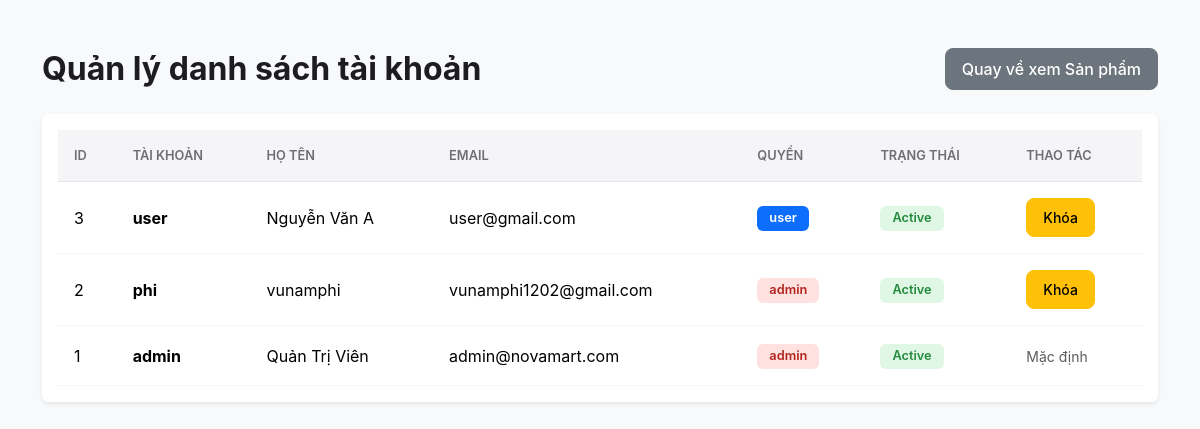
/users-manage.php (signed in), run on the app's committed database.
### tables this page shows
CREATE TABLE `users` (
  `id` int(11) NOT NULL,
  `username` varchar(50) NOT NULL,
  `fullname` varchar(100) NOT NULL,
  `email` varchar(100) NOT NULL,
  `password` varchar(255) NOT NULL,
  `role` varchar(20) NOT NULL DEFAULT 'user',
  `status` tinyint(1) NOT NULL DEFAULT 1,
  `created_at` timestamp NOT NULL DEFAULT current_timestamp()
);

### db_utils.php (called while the page is built, shortened)
<?php
class DB_UTILS {
    public $connection;
    public function __construct()
    {
        $db = new Database();
        $this->connection = $db->getConnection();
    }
    function getAll($sql, $params = []) {
        $conn = $this->connection;
        $stmt = $conn->prepare($sql);
        $stmt->execute($params);
        return $stmt->fetchAll(PDO::FETCH_ASSOC);
    }
}

### users-manage.php (the view, shortened to what this page needs)
<?php
require_once __DIR__ . '/db_utils.php';
$db = new DB_UTILS();
$all_users = $db->getAll("SELECT id, username, fullname, email, role, status, created_at FROM users ORDER BY id DESC");
?>
<!doctype html>
<html lang="vi">
<head>
  <link href="https://cdn.jsdelivr.net/npm/bootstrap@5.3.3/dist/css/bootstrap.min.css" rel="stylesheet">
  <link rel="stylesheet" href="style.css">
</head>
<body class="bg-light">
  <div class="container py-5">
     <div class="d-flex justify-content-between align-items-center mb-4">
         <h2 class="fw-bold m-0">Quản lý danh sách tài khoản</h2>
         <a href="index.php" class="btn btn-secondary">Quay về xem Sản phẩm</a>
     </div>
     <div class="card border-0 shadow-sm p-3">
         <table class="table table-hover align-middle">
             <thead class="table-dark">
                 <tr>
                     <th>ID</th>
                     <th>Tài khoản</th>
                     <th>Họ tên</th>
                     <th>Email</th>
                     <th>Quyền</th>
                     <th>Trạng thái</th>
                     <th>Thao tác</th>
                 </tr>
             </thead>
             <tbody>
                 <?php foreach($all_users as $u): ?>
                 <tr>
                     <td><?= $u['id'] ?></td>
                     <td><strong><?= htmlspecialchars($u['username']) ?></strong></td>
                     <td><?= htmlspecialchars($u['fullname']) ?></td>
                     <td><?= htmlspecialchars($u['email']) ?></td>
                    <td>
    <span class="badge <?= $u['role'] === 'admin' ? 'bg-danger' : 'bg-primary' ?>">
        <?= htmlspecialchars($u['role']) ?>
    </span>
</td>
                     <td><span class="badge <?= $u['status']==1?'bg-success':'bg-danger' ?>"><?= $u['status']==1?'Active':'Locked' ?></span></td>
                     <td>
                         <?php if($u['username'] !== 'admin'): ?>
                             <a href="users-manage.php?toggle_status=1&uid=<?= $u['id'] ?>" class="btn btn-sm <?= $u['status']==1?'btn-warning':'btn-success' ?>">
                                 <?= $u['status'] == 1 ? 'Khóa' : 'Mở khóa' ?>
                             </a>
                         <?php else: ?>
                             <span class="text-muted small">Mặc định</span>
                         <?php endif; ?>
                     </td>
                 </tr>
                 <?php endforeach; ?>
             </tbody>
         </table>
     </div>
  </div>
</body>
</html>

### style.css (style rules this page uses)
:root { --primary-color: #0071e3; --primary-hover: #0077ed; --success-color: #34c759; --danger-color: #ff3b30; --warning-color: #ff9500; --bg-light: #f5f5f7; --text-main: #1d1d1f; --text-muted: #86868b; --card-shadow: 0 4px 18px rgba(0, 0, 0, 0.04); --card-shadow-hover: 0 12px 30px rgba(0, 0, 0, 0.09); --radius-sm: 8px; --radius-md: 12px; --radius-lg: 16px; }
body { font-family: -apple-system, BlinkMacSystemFont, "Segoe UI", Roboto, Helvetica, Arial, sans-serif; background-color: var(--bg-light); color: var(--text-main); -webkit-font-smoothing: antialiased; }
.btn { border-radius: var(--radius-sm); font-weight: 500; padding: 8px 16px; transition: all 0.2s ease; }
.badge { padding: 6px 12px; font-weight: 600; border-radius: 6px; font-size: 0.8rem; }
.bg-success { background-color: rgba(52, 199, 89, 0.15) !important; color: #248a3d !important; }
.bg-danger { background-color: rgba(255, 59, 48, 0.15) !important; color: #b3241e !important; }
.table { margin-bottom: 0; }
.table th { background-color: #f5f5f7; color: #6e6e73; font-weight: 600; text-transform: uppercase; font-size: 0.8rem; padding: 16px; border-bottom: 1px solid #e5e5ea; }
.table td { padding: 16px; vertical-align: middle; border-bottom: 1px solid #f5f5f7; }
.btn, .page-link, .form-control, .navbar-brand { position: relative !important; z-index: 5 !important; pointer-events: auto !important; cursor: pointer !important; }

### data on the page
users: id "3", username "user", fullname "Nguyễn Văn A", email "user@gmail.com", role "user", status "Active"
users: id "2", username "phi", fullname "vunamphi", email "vunamphi1202@gmail.com", role "admin", status "Active"
users: id "1", username "admin", fullname "Quản Trị Viên", email "admin@novamart.com", role "admin", status "Active", shows "Mặc định"
